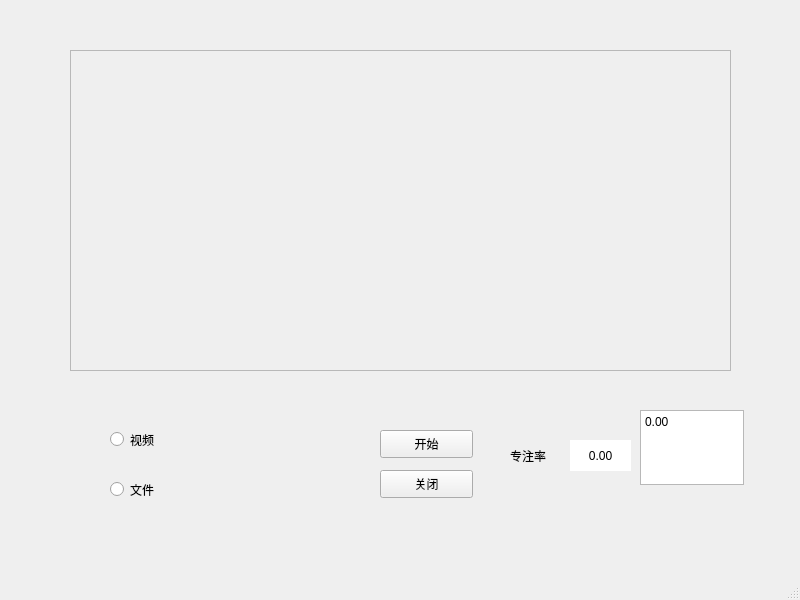
<?xml version="1.0" encoding="UTF-8"?>
<ui version="4.0">
 <class>Ui_CamShow</class>
 <widget class="QMainWindow" name="Ui_CamShow">
  <property name="geometry">
   <rect>
    <x>0</x>
    <y>0</y>
    <width>800</width>
    <height>600</height>
   </rect>
  </property>
  <property name="windowTitle">
   <string>MainWindow</string>
  </property>
  <widget class="QWidget" name="mainWnd">
   <widget class="QRadioButton" name="radioButtonCam">
    <property name="geometry">
     <rect>
      <x>110</x>
      <y>430</y>
      <width>115</width>
      <height>19</height>
     </rect>
    </property>
    <property name="text">
     <string>视频</string>
    </property>
   </widget>
   <widget class="QRadioButton" name="radioButtonFile">
    <property name="geometry">
     <rect>
      <x>110</x>
      <y>480</y>
      <width>115</width>
      <height>19</height>
     </rect>
    </property>
    <property name="text">
     <string>文件</string>
    </property>
   </widget>
   <widget class="QPushButton" name="Open">
    <property name="geometry">
     <rect>
      <x>380</x>
      <y>430</y>
      <width>93</width>
      <height>28</height>
     </rect>
    </property>
    <property name="text">
     <string>开始</string>
    </property>
   </widget>
   <widget class="QPushButton" name="Close">
    <property name="geometry">
     <rect>
      <x>380</x>
      <y>470</y>
      <width>93</width>
      <height>28</height>
     </rect>
    </property>
    <property name="text">
     <string>关闭</string>
    </property>
   </widget>
   <widget class="QFrame" name="frame">
    <property name="geometry">
     <rect>
      <x>70</x>
      <y>50</y>
      <width>661</width>
      <height>321</height>
     </rect>
    </property>
    <property name="frameShape">
     <enum>QFrame::StyledPanel</enum>
    </property>
    <property name="frameShadow">
     <enum>QFrame::Plain</enum>
    </property>
    <property name="midLineWidth">
     <number>1</number>
    </property>
   </widget>
   <widget class="QLabel" name="AttentivenessLabel">
    <property name="geometry">
     <rect>
      <x>510</x>
      <y>440</y>
      <width>51</width>
      <height>31</height>
     </rect>
    </property>
    <property name="styleSheet">
     <string notr="true"/>
    </property>
    <property name="text">
     <string>专注率</string>
    </property>
    <property name="scaledContents">
     <bool>false</bool>
    </property>
    <property name="wordWrap">
     <bool>false</bool>
    </property>
   </widget>
   <widget class="QLabel" name="Attenttiveness">
    <property name="geometry">
     <rect>
      <x>570</x>
      <y>440</y>
      <width>61</width>
      <height>31</height>
     </rect>
    </property>
    <property name="styleSheet">
     <string notr="true">border-color: rgb(0, 0, 0);
background-color: rgb(255, 255, 255);</string>
    </property>
    <property name="text">
     <string>0.00</string>
    </property>
    <property name="alignment">
     <set>Qt::AlignCenter</set>
    </property>
    <property name="margin">
     <number>0</number>
    </property>
   </widget>
   <widget class="QTextEdit" name="textEdit">
    <property name="enabled">
     <bool>true</bool>
    </property>
    <property name="geometry">
     <rect>
      <x>640</x>
      <y>410</y>
      <width>104</width>
      <height>75</height>
     </rect>
    </property>
    <property name="readOnly">
     <bool>true</bool>
    </property>
    <property name="html">
     <string>&lt;!DOCTYPE HTML PUBLIC &quot;-//W3C//DTD HTML 4.0//EN&quot; &quot;http://www.w3.org/TR/REC-html40/strict.dtd&quot;&gt;
&lt;html&gt;&lt;head&gt;&lt;meta name=&quot;qrichtext&quot; content=&quot;1&quot; /&gt;&lt;style type=&quot;text/css&quot;&gt;
p, li { white-space: pre-wrap; }
&lt;/style&gt;&lt;/head&gt;&lt;body style=&quot; font-family:'SimSun'; font-size:9pt; font-weight:400; font-style:normal;&quot;&gt;
&lt;p style=&quot; margin-top:0px; margin-bottom:0px; margin-left:0px; margin-right:0px; -qt-block-indent:0; text-indent:0px;&quot;&gt;0.00&lt;/p&gt;&lt;/body&gt;&lt;/html&gt;</string>
    </property>
   </widget>
  </widget>
  <widget class="QMenuBar" name="menubar">
   <property name="geometry">
    <rect>
     <x>0</x>
     <y>0</y>
     <width>800</width>
     <height>23</height>
    </rect>
   </property>
  </widget>
  <widget class="QStatusBar" name="statusbar"/>
 </widget>
 <resources/>
 <connections/>
</ui>
